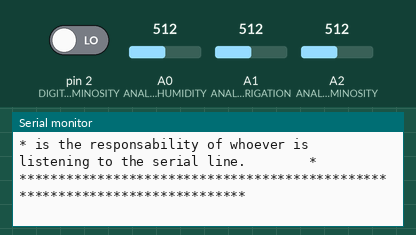
This sketch was run on a simulated Arduino Uno, built with avr-gcc and run on an emulated ATmega328P. Shown: the last lines printed to the serial monitor. The test bench sets the inputs (shaded band); at power-on: A0 (ANALOG_SENSOR_PIN_HUMIDITY) = 512, A1 (ANALOG_SENSOR_PIN_IRRIGATION) = 512, A2 (ANALOG_SENSOR_PIN_LUMINOSITY) = 512, pin 2 (DIGITAL_SENSOR_PIN_LUMINOSITY) LOW.

Above: at 8.1 s.
8.2 s: A0 (ANALOG_SENSOR_PIN_HUMIDITY) set to 716
At 11.3 s:
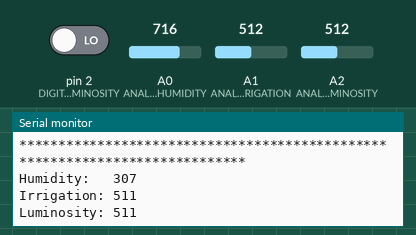
12.7 s: A1 (ANALOG_SENSOR_PIN_IRRIGATION) set to 716
At 13.7 s:
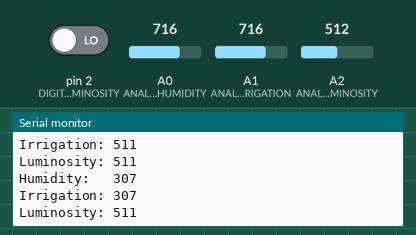
17.2 s: A2 (ANALOG_SENSOR_PIN_LUMINOSITY) set to 716
At 19.5 s:
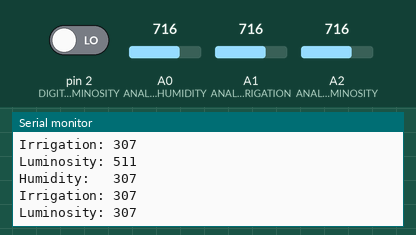
21.7 s: A0 (ANALOG_SENSOR_PIN_HUMIDITY) set to 900
At 23.0 s:
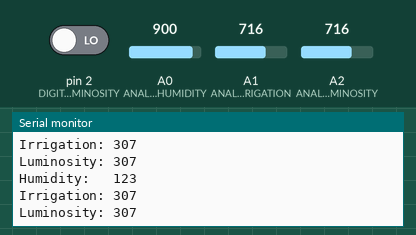
26.2 s: A1 (ANALOG_SENSOR_PIN_IRRIGATION) set to 900
At 28.9 s:
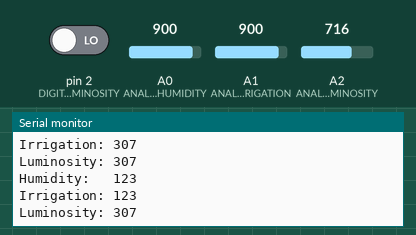
30.7 s: A2 (ANALOG_SENSOR_PIN_LUMINOSITY) set to 900
At 32.4 s:
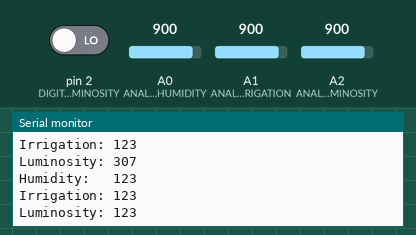
Timing chart, 0 to 33.9 s (numbered marks = the images above; inputs shaded):
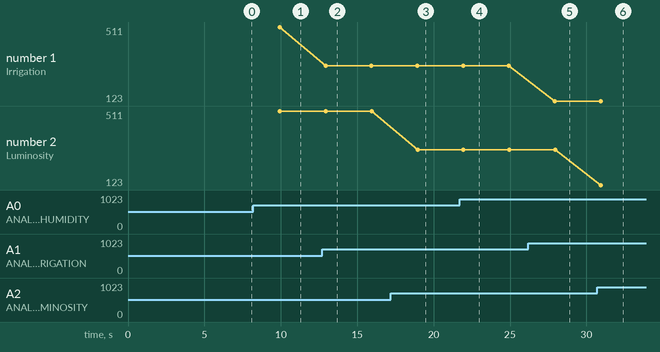

The sketch:

sensors_31_3_2014_20_20.ino
```cpp
 /*
 Preliminary test code
 Created by A.Cemil SABIR
 acsabir@gmail.com
 Creation date: 31.3.2014 20:20

 This is the code that will be run un Arduino DUE. Simply
 write down the code in C++, and press upload button in
 Arduino IDE. It will compile the code and upload it to the
 Arduino via serial programming port.

 This is the code snipplet for
 three of the sensors which use the same microcontroller
 type. These three sensors are moisture sensor,
 humidity and rain (which we'll use to check and ensure
 irrigation actuator) sensor, and luminosity sensor.
  */

 /*

 Defining the analog ports to read an analog value for each
 sensor output. The range of analog output is 0 - 1024. The
 sensor microcontroller actually returns an inversed analog
 output(1023 for none, 0 for full intensity), but that is
 confusing and we reverse it before printing it to the serial
 console. Conversion to SI units is the duty of the listeners
 on the serial line, so as not to stress Arduino DUE chip.

 */

 #define ANALOG_SENSOR_PIN_HUMIDITY A0
 #define ANALOG_SENSOR_PIN_IRRIGATION A1
 #define ANALOG_SENSOR_PIN_LUMINOSITY A2

 /*

 There is a bug in the baraometer sensor's library; therefore,
 though its constants are declared as a placeholder, it is
 not implemented.

 */

 #define ANALOG_SENSOR_PIN_BAROMETER A3

 /*

 We still have not gotten the resistors for the thermometer
 sensors. Therefore, though the constants are declared,
 they are not implemented.

 */

 #define ANALOG_SENSOR_PIN_THERMOMETER A4

 /*

 We still have not gotten the power adapterf for CO2 sensors.
 Therefore, though the constants are declared, they are
 not implemented.

 */

 #define ANALOG_SENSOR_PIN_CO2 A5

 /*

 Define a constant interval in milliseconds to wait between
 sensor reading blocks.

 */

 #define SENSOR_READ_INTERVAL 3000

 /*

 Define a constant interval in milliseconds to wait for
 initializations to complete.

 */

 #define INIT_DELAY 3000

 /*

 Define a constant baud rate which will determine the speed
 of the serial line.

 */

 #define BAUD_RATE 9600      // Default value.

 /*

 Defining the digital ports. Digital ports has only two states,
 which are HIGH and LOW. They state that the sensor readings
 passed the threshold, but since these thresholds are set
 manually digital outputs are of no use to us. Still, we need
 to set them in order for sensors to work correctly.

 */

 #define DIGITAL_SENSOR_PIN_IRRIGATION 0
 #define DIGITAL_SENSOR_PIN_HUMIDITY 1
 #define DIGITAL_SENSOR_PIN_LUMINOSITY 2
 #define DIGITAL_SENSOR_PIN_BAROMETER 3
 #define DIGITAL_SENSOR_PIN_THERMOMETER 4
 #define DIGITAL_SENSOR_PIN_CO2 5

 /*

 Here we define variables that holds the last digital values
 read from the digital output ports of the sensors. Again,
 this is pointless, in terms of operation of the sensors, but
 we keep these to better track the operational health of the
 sensor. So far,  these may flactuate, and often do, but have
 no effect on the operation of the sensors.

 */

 int humidity_state,       // Holds the last digital value read from humidity sensor.
     irrigation_state,     // Holds the last digital value read from irrigation sensor.
     luminosity_state,     // Holds the last digital value read from luminosity sensor.
     barometer_state,      // Holds the last digital value read from barometer sensor.
     thermometer_state,    // Holds the last digital value read from thermometer sensor.
     co2_state;            // Holds the last digital value read from carbon dioxide sensor.


 /*

 Here we define variables that holds the last analog values
 read from analog ports of the sensors. Again, these are raw
 data. It's the responsability of whoever is reading the
 serial port.

 */

 int humidity_analog_value,         // Holds the last analog value read from humidity sensor.
     irrigation_analog_value,       // Holds the last analog value read from irrigation sensor.
     luminosity_analog_value,       // Holds the last analog value read from luminosity sensor.
     barometer_analog_value,        // Holds the last analog value read from barometer sensor.
     thermometer_analog_value,      // Holds the last analog value read from thermometer sensor.
     co2_analog_value;              // Holds the last analog value read from carbon dioxide sensor.


/*

setup() function is run once at the start of the execution of
the code. All of the initialization code that will (and needs
to) run once should go here.

*/

void print_line(char buffer[])
{

  int index = 0;
  char tmp[128];
  int tmp_size = 0;

  while (buffer[index] != '\0')
  {
    if (index != 0 && tmp_size == 127)
    {
      tmp[127] = '\0';
      Serial.print(tmp);
      tmp_size = 0;
    }

    tmp[tmp_size++] = buffer[index++];
  }

  if (index % 128 != 0)
  {
    int last = (index / 128) * 128;      // Integer division, be careful.
    int end = index;
    tmp_size = 0;

    while (buffer[index] != '\0')
    {
      tmp[tmp_size++] = buffer[index++];
    }

    while (end - index > 0)
    {
      tmp[tmp_size++] = ' ';
    }

    tmp[tmp_size] = '\0';

    Serial.print(tmp);
  }

}

void setup() {

  /*

  At the initial stage of the execution, where initilization
  of the serial line occurs, sometimes the output delays and
  we cannot catch the first lines put to serial rapidly.
  Therefore, we delay for 3 seconds to give breathing time
  to whatever background operations are running.

  */

  delay(INIT_DELAY);

  /*

  Start the serial line. Note that there is a bug about putting
  float types into the serial line, which is known and waiting
  to be fixed. For now, we will convert float types to strings
  or integers(where loss of precision is of no concern).

  */

  Serial.begin(BAUD_RATE);

  /*

  Again, we need to hang back for a little bit for the serial
  line to be initialized, or, on some occasions, rapidly put
  output will not be flushed into the serial line. In addition,
  a little bit of time is need to manually open the serial
  line monitor. Also, the listeners on the serial line may
  need time to finish initialization, thus, this delay is of
  essential nature.

  */

  delay(INIT_DELAY);


  /*

  Wellcome messages and warnings.

  */

  Serial.println("****************************************************************************");
  Serial.println("* Green Agent embedded code testing...                                     *");
  Serial.println("*                                                                          *");
  Serial.println("* Serial line initialized.                                                 *");
  Serial.println("*                                                                          *");
  Serial.println("* This is the test code for sensors: humidity, irrigation, and luminosity. *");
  Serial.println("*                                                                          *");
  Serial.println("* WARNING: Raw values read from the sensors will be put on serial line.    *");
  Serial.println("* Value range: 0 - 1023                                                    *");
  Serial.println("* 0 means no reading while 1023 means maximum reading. The conversations   *");
  Serial.println("* is the responsability of whoever is listening to the serial line.        *");
  Serial.println("****************************************************************************");

}

/*

loop() is the function that, after setup() function finishes
execution, runs in an infinite loop. Inconveniently, Arduino
does not support multithreading or multitasking; therefore,
all the readings and different sensor operations needs to be
done in sequential order, which means care needs to be taken
when some operation is supposed to take a long time to
complete(such as delays). There is a NASA project, for Arduino
and Rasperrypie, that aims to inspect a multitasking and
multithreading library. Go check it.

*/

void loop() {
  // put your main code here, to run repeatedly:

  /*

  This delay specifies the time interval between subsequent
  sensor readings. Note that all the operations done in the
  loop() function should be regarded as a block, and this
  interval is the time difference between the end of the last
  iteration and the start of the next iteration. While the
  total execution time can be estimated approximately by
  manually timing, it cannot be guaranteed.

  */

  delay(SENSOR_READ_INTERVAL);

  // Read digital outputs.
  humidity_state = digitalRead(DIGITAL_SENSOR_PIN_HUMIDITY);
  irrigation_state = digitalRead(DIGITAL_SENSOR_PIN_IRRIGATION);
  luminosity_state = digitalRead(DIGITAL_SENSOR_PIN_LUMINOSITY);
  // barometer_state = digitalRead(DIGITAL_SENSOR_PIN_BAROMETER);          // Waiting bug fix.
  // thermometer_state = digitalRead(DIGITAL_SENSOR_PIN_THERMOMETER);      // Waiting resistors.
  // co2_state = digitalRead(DIGITAL_SENSOR_PIN_CO2);                      // Waiting power adapter.

  // Read analog outputs.
  humidity_analog_value = analogRead(ANALOG_SENSOR_PIN_HUMIDITY);          // Read the voltage from sensor.
  irrigation_analog_value = analogRead(ANALOG_SENSOR_PIN_IRRIGATION);      // Read the voltage from sensor.
  luminosity_analog_value = analogRead(ANALOG_SENSOR_PIN_LUMINOSITY);      // Read the voltage from sensor.
  // barometer_analog_value = analogRead(ANALOG_SENSOR_PIN_BAROMETER);     // Waiting bug fix.
  // thermometer_analog_value = analogRead(ANALOG_SENSOR_PIN_THERMOMETER); // Waiting resistors.
  // co2_analog_value = analogRead(ANALOG_SENSOR_PIN_CO2);                 // Waiting power adapter.

  // Print analog values to the serial line.
  Serial.println("");
  Serial.print("Humidity:   ");
  Serial.println(1023 - humidity_analog_value, DEC);

  Serial.print("Irrigation: ");
  Serial.println(1023 - irrigation_analog_value, DEC);

  Serial.print("Luminosity: ");
  Serial.println(1023 - luminosity_analog_value, DEC);

  /*

  Serial.print("pressure: ");
  Serial.println(1023 - barometer_analog_value, DEC);

  Serial.print("Temperature: ");
  Serial.println(1023 - thermometer_analog_value, DEC);

  Serial.print("CO2: ");
  Serial.println(1023 - co2_analog_value, DEC);

  */

  // End of code. That's it!
}
```

Measured:
- after the input at 8.2 s, the serial monitor: prints a new line after 1.7 s (image 1)
- after the input at 12.7 s, the serial monitor: prints a new line after 0.23 s (image 2)
- after the input at 17.2 s, the serial monitor: prints a new line after 1.7 s (image 3)
- after the input at 21.7 s, the serial monitor: prints a new line after 0.21 s (image 4)
- after the input at 26.2 s, the serial monitor: prints a new line after 1.7 s (image 5)
- after the input at 30.7 s, the serial monitor: prints a new line after 0.25 s (image 6)
